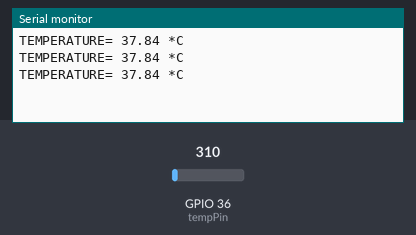
Simulated run of this sketch. Board: ESP32. Shown: the last lines printed to the serial monitor. The inputs (shaded band) are chosen by the test bench; at power-on: GPIO 36 (tempPin) = 310.

Above: at 1.3 s.
1.4 s: GPIO 36 (tempPin) set to 372
At 1.9 s:
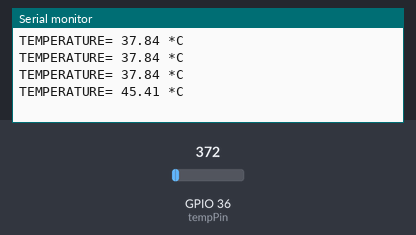
2.9 s: GPIO 36 (tempPin) set to 434
At 3.4 s:
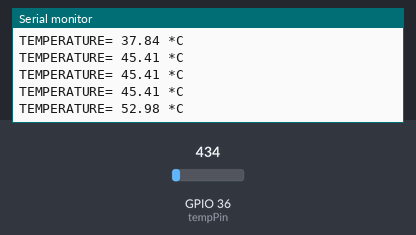
Timing chart, 0 to 5.9 s (numbered marks = the images above; inputs shaded):
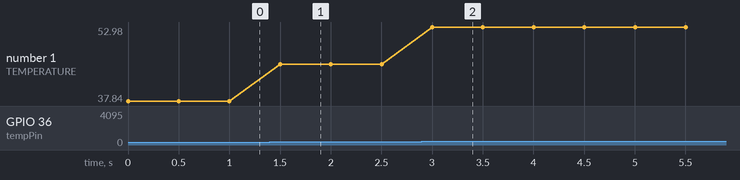

The sketch:

LM35_ver2.ino
```cpp
int val;
int tempPin = 36;

void setup() {
  Serial.begin(9600);

}

void loop() {
  val = analogRead(tempPin);
  float mv = ( val/4096.0)*5000;
  float cel = mv/10;
  float farh = (cel*9)/5 + 32;
  Serial.print("TEMPERATURE= ");
  Serial.print(cel);
  Serial.print(" *C");
  Serial.println();
  delay(500);

}
```

Measured:
- after the input at 1.4 s, the serial monitor: prints a new line after 0.10 s (image 1)
- after the input at 2.9 s, the serial monitor: prints a new line after 0.10 s (image 2)
- plotted number 1: 37.84 → 45.41 after the input at 1.4 s, 45.41 → 52.98 after the input at 2.9 s
